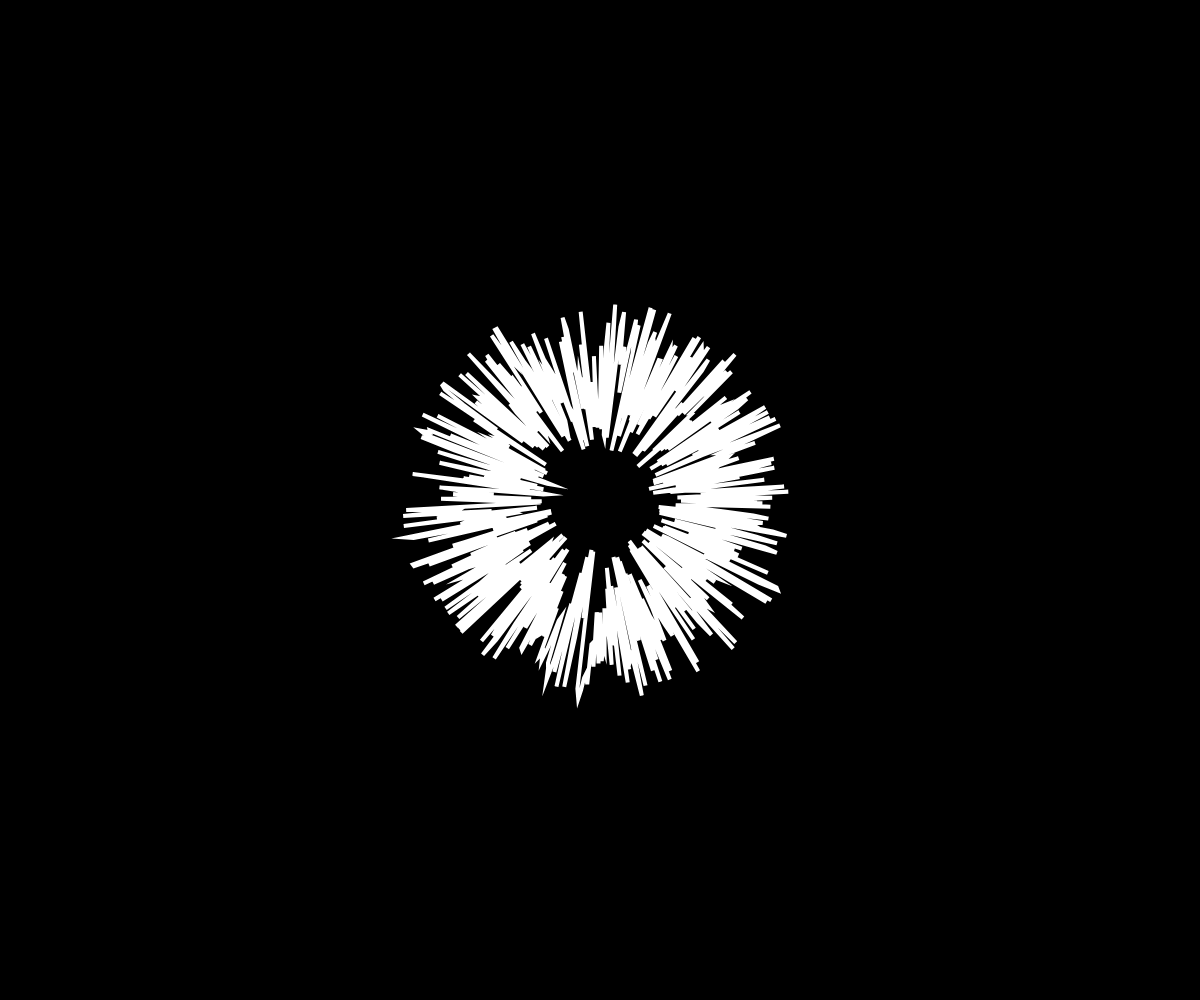
Frame 1 (no input)
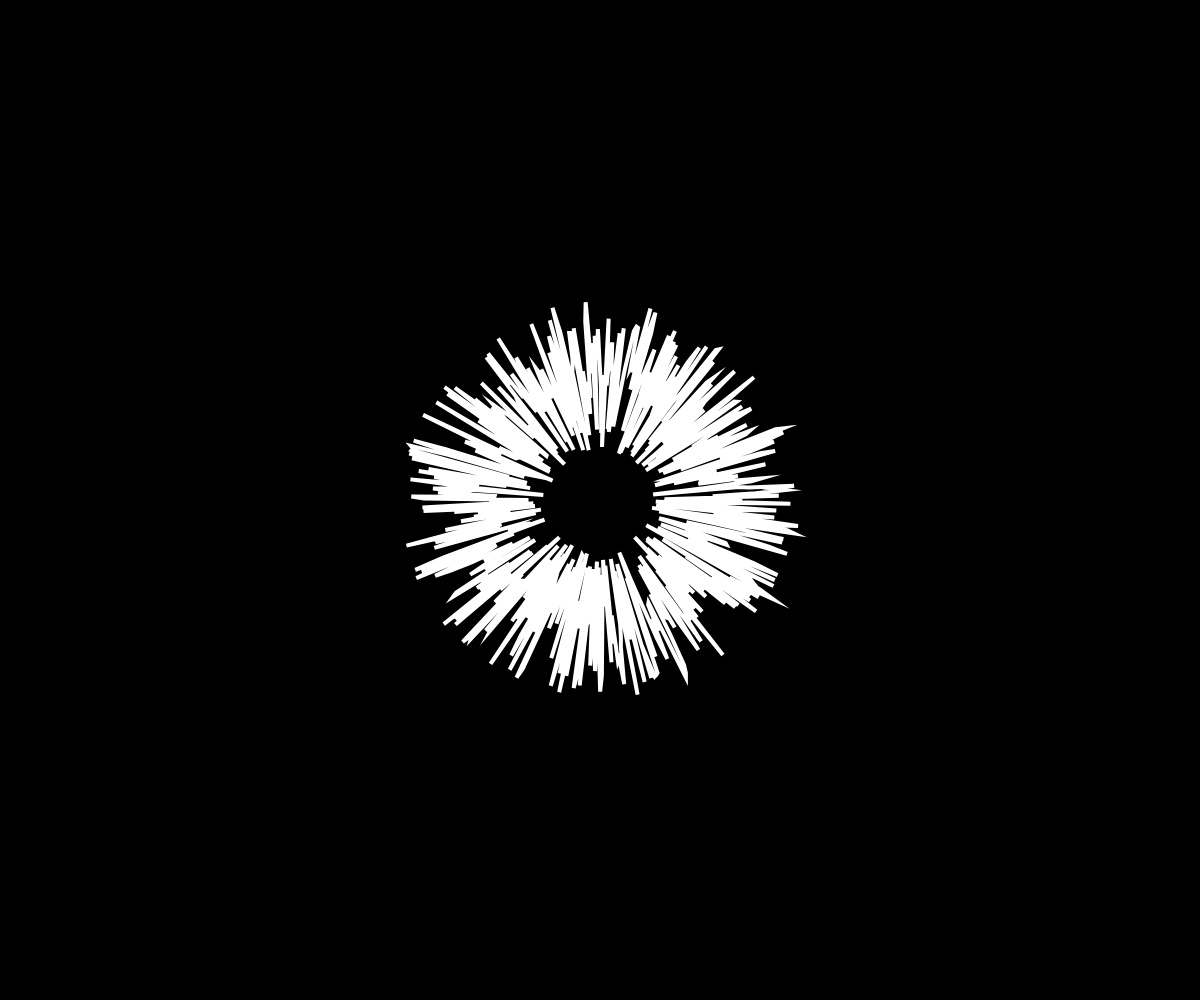
Frame 60 (no input)
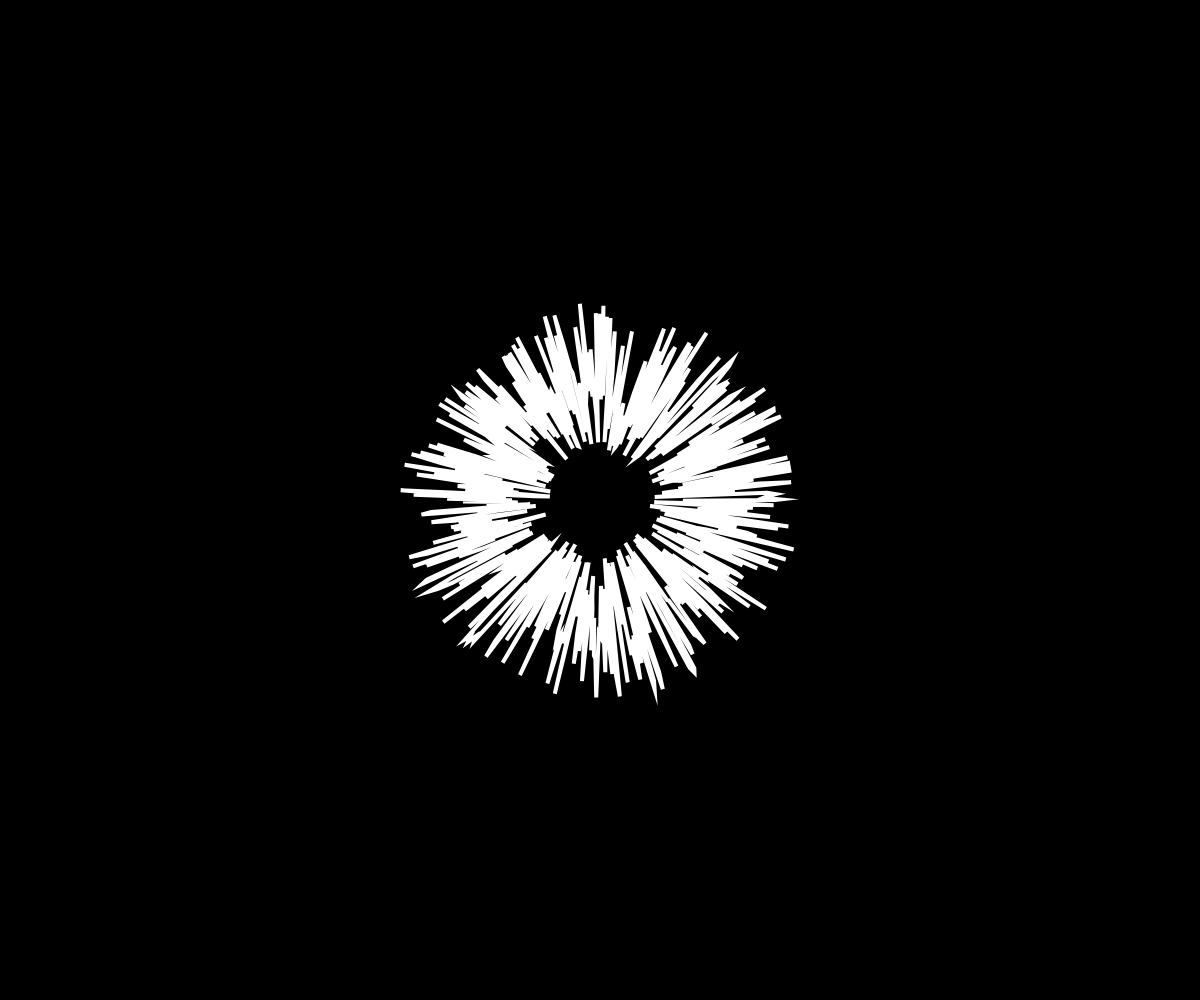
Frame 120 (the mouse pressed at the canvas centre since frame 60)

The p5.js sketch that drew these frames (run headless with seeded random() and noise() and a simulated clock; from frame 60 on, the mouse is pressed at the canvas centre):

// p5.js sketch
// ── sketch.js
let angle = 0;
let r = 150;

function setup() {
    createCanvas(windowWidth, windowHeight);
}

function draw() {
    // clear();
    background(0);
    stroke(255);
    strokeWeight(4);
    noFill();
    translate(width / 2, height / 2);
    // circle(0, 0, r * 2);

    let increment = map(mouseX, 0, width, 0.01, PI);
    // let increment = 0.5;

    beginShape();

        for (let a = 0; a < TWO_PI; a+= 0.01) {
            let r1 = r + random(-100,50);
            let x = cos(a) * r1;
            let y = sin(a) * r1;
            vertex(x, y);
        }

    endShape(CLOSE);

    // strokeWeight(16);
    // stroke(252, 238, 33);

    // angle += random(-0.1, 0.1);
    // // r -= 0.1;
    // r += random(-2, 2);
    // let x = cos(angle) * r;
    // let y = sin(angle) * r;
    // point(x, y);
    
}
